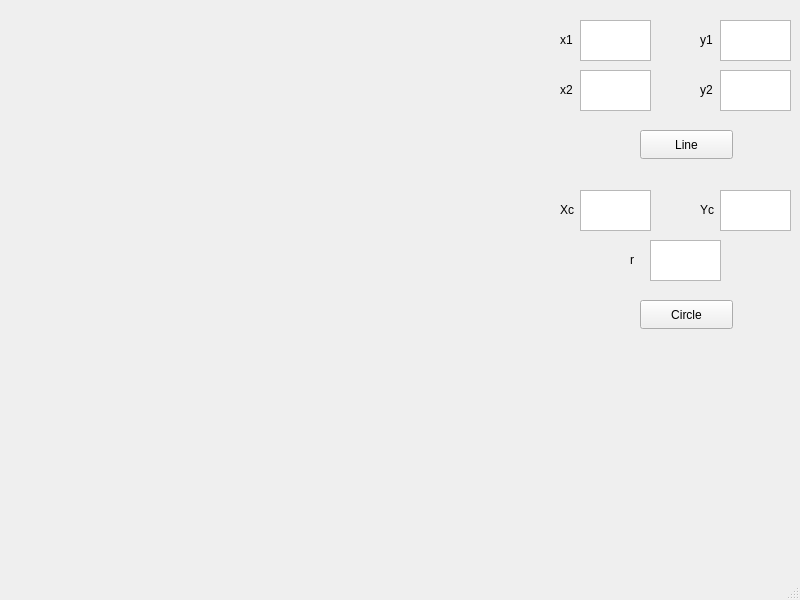
<?xml version="1.0" encoding="UTF-8"?>
<ui version="4.0">
 <class>MainWindow</class>
 <widget class="QMainWindow" name="MainWindow">
  <property name="geometry">
   <rect>
    <x>0</x>
    <y>0</y>
    <width>800</width>
    <height>600</height>
   </rect>
  </property>
  <property name="windowTitle">
   <string>MainWindow</string>
  </property>
  <widget class="QWidget" name="centralwidget">
   <widget class="QPushButton" name="pushButton">
    <property name="geometry">
     <rect>
      <x>640</x>
      <y>130</y>
      <width>93</width>
      <height>29</height>
     </rect>
    </property>
    <property name="text">
     <string>Line</string>
    </property>
   </widget>
   <widget class="QPushButton" name="pushButton_2">
    <property name="geometry">
     <rect>
      <x>640</x>
      <y>300</y>
      <width>93</width>
      <height>29</height>
     </rect>
    </property>
    <property name="text">
     <string>Circle</string>
    </property>
   </widget>
   <widget class="QLabel" name="label">
    <property name="geometry">
     <rect>
      <x>0</x>
      <y>0</y>
      <width>500</width>
      <height>500</height>
     </rect>
    </property>
    <property name="text">
     <string/>
    </property>
   </widget>
   <widget class="QTextEdit" name="textEdit">
    <property name="geometry">
     <rect>
      <x>580</x>
      <y>20</y>
      <width>71</width>
      <height>41</height>
     </rect>
    </property>
   </widget>
   <widget class="QTextEdit" name="textEdit_2">
    <property name="geometry">
     <rect>
      <x>720</x>
      <y>20</y>
      <width>71</width>
      <height>41</height>
     </rect>
    </property>
   </widget>
   <widget class="QTextEdit" name="textEdit_3">
    <property name="geometry">
     <rect>
      <x>580</x>
      <y>70</y>
      <width>71</width>
      <height>41</height>
     </rect>
    </property>
   </widget>
   <widget class="QTextEdit" name="textEdit_4">
    <property name="geometry">
     <rect>
      <x>720</x>
      <y>70</y>
      <width>71</width>
      <height>41</height>
     </rect>
    </property>
   </widget>
   <widget class="QLabel" name="label_2">
    <property name="geometry">
     <rect>
      <x>560</x>
      <y>30</y>
      <width>63</width>
      <height>20</height>
     </rect>
    </property>
    <property name="text">
     <string>x1</string>
    </property>
   </widget>
   <widget class="QLabel" name="label_3">
    <property name="geometry">
     <rect>
      <x>700</x>
      <y>30</y>
      <width>63</width>
      <height>20</height>
     </rect>
    </property>
    <property name="text">
     <string>y1</string>
    </property>
   </widget>
   <widget class="QLabel" name="label_4">
    <property name="geometry">
     <rect>
      <x>560</x>
      <y>80</y>
      <width>63</width>
      <height>20</height>
     </rect>
    </property>
    <property name="text">
     <string>x2</string>
    </property>
   </widget>
   <widget class="QLabel" name="label_5">
    <property name="geometry">
     <rect>
      <x>700</x>
      <y>80</y>
      <width>63</width>
      <height>20</height>
     </rect>
    </property>
    <property name="text">
     <string>y2</string>
    </property>
   </widget>
   <widget class="QTextEdit" name="textEdit_5">
    <property name="geometry">
     <rect>
      <x>580</x>
      <y>190</y>
      <width>71</width>
      <height>41</height>
     </rect>
    </property>
   </widget>
   <widget class="QTextEdit" name="textEdit_6">
    <property name="geometry">
     <rect>
      <x>720</x>
      <y>190</y>
      <width>71</width>
      <height>41</height>
     </rect>
    </property>
   </widget>
   <widget class="QTextEdit" name="textEdit_7">
    <property name="geometry">
     <rect>
      <x>650</x>
      <y>240</y>
      <width>71</width>
      <height>41</height>
     </rect>
    </property>
   </widget>
   <widget class="QLabel" name="label_6">
    <property name="geometry">
     <rect>
      <x>560</x>
      <y>200</y>
      <width>63</width>
      <height>20</height>
     </rect>
    </property>
    <property name="text">
     <string>Xc</string>
    </property>
   </widget>
   <widget class="QLabel" name="label_7">
    <property name="geometry">
     <rect>
      <x>700</x>
      <y>200</y>
      <width>63</width>
      <height>20</height>
     </rect>
    </property>
    <property name="text">
     <string>Yc</string>
    </property>
   </widget>
   <widget class="QLabel" name="label_8">
    <property name="geometry">
     <rect>
      <x>630</x>
      <y>250</y>
      <width>63</width>
      <height>20</height>
     </rect>
    </property>
    <property name="text">
     <string>r</string>
    </property>
   </widget>
  </widget>
  <widget class="QMenuBar" name="menubar">
   <property name="geometry">
    <rect>
     <x>0</x>
     <y>0</y>
     <width>800</width>
     <height>26</height>
    </rect>
   </property>
  </widget>
  <widget class="QStatusBar" name="statusbar"/>
 </widget>
 <resources/>
 <connections/>
</ui>
